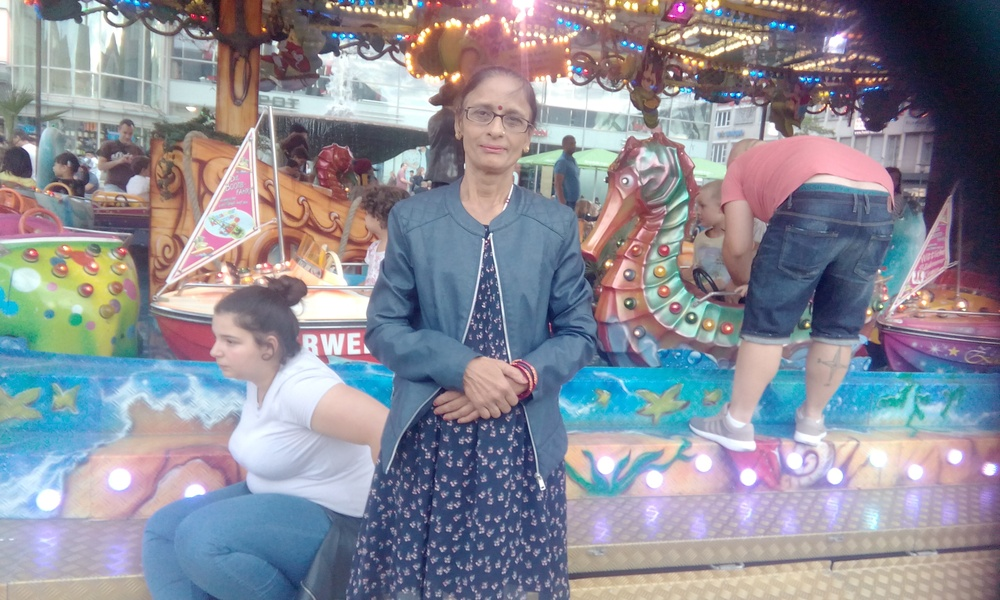
#> input picture Python Files/46_AwesomeMergeEffect/mummy.jpg, 1000 x 600 px, shrunk from 3600 x 2160 before the run
$ python main.py
#> lines starting #> are read from the running program, lines starting #| are printed output that depends on the picture
from PIL import Image

mummy = Image.open("mummy.jpg")
#> mummy is the input picture: PIL image 1000x600 RGB; mean R, G, B 140.2, 140.8, 151.6
family = Image.open("family.jpg")
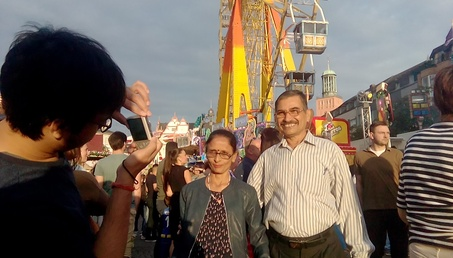
#> input picture Python Files/46_AwesomeMergeEffect/family.jpg, 453 x 258 px, shrunk from 1632 x 928 before the run
#> family is the input picture: PIL image 453x258 RGB; mean R, G, B 114, 100.4, 88.2
r1, g1, b1 = mummy.split()#
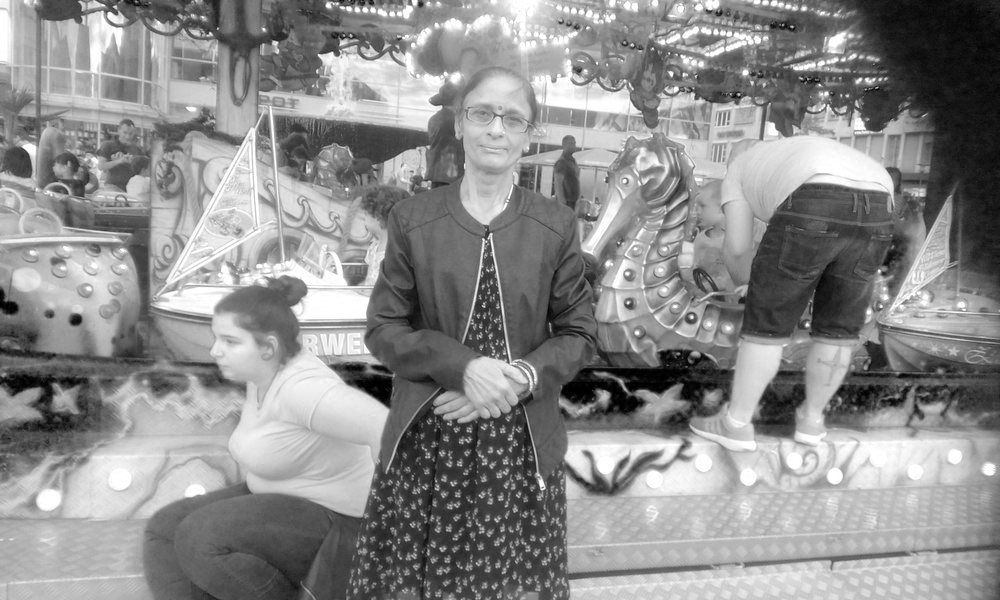
#> r1: PIL image 1000x600 L; min 0, max 255, mean 140.2
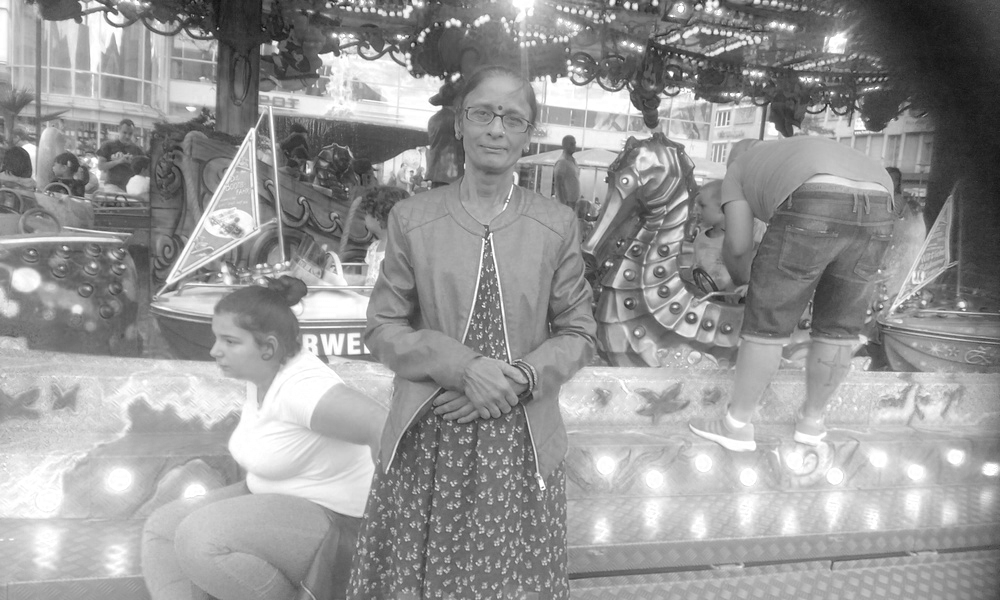
#> b1: PIL image 1000x600 L; min 15, max 255, mean 151.6
r2, g2, b2 = family.split()
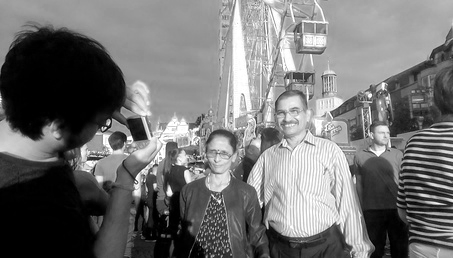
#> r2: PIL image 453x258 L; min 0, max 255, mean 114
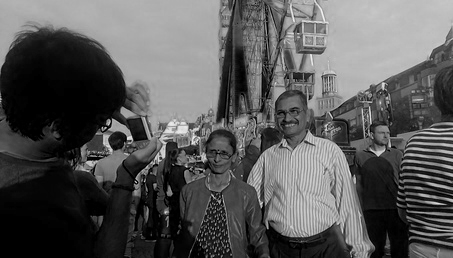
#> b2: PIL image 453x258 L; min 0, max 243, mean 88.2
mummy_image = Image.merge("RGB", (b1, g1, r1))
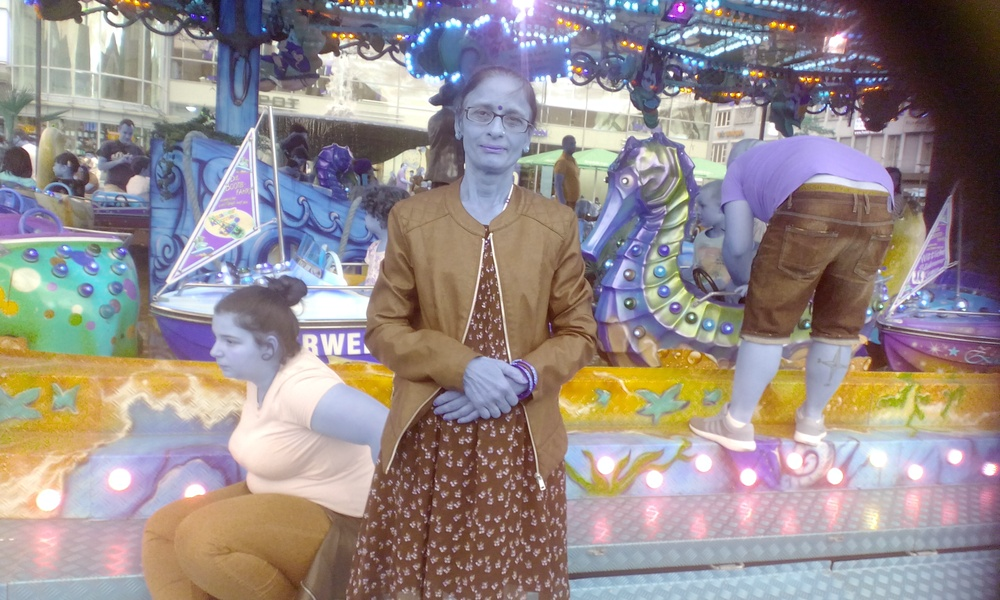
#> mummy_image: PIL image 1000x600 RGB; mean R, G, B 151.6, 140.8, 140.2
family_image = Image.merge("RGB", (b2, g2, r2))
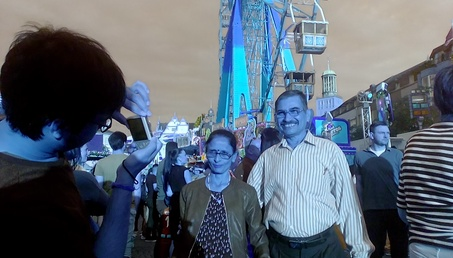
#> family_image: PIL image 453x258 RGB; mean R, G, B 88.2, 100.4, 114
#> (the run stopped early here; a loop or call above may not have finished)
